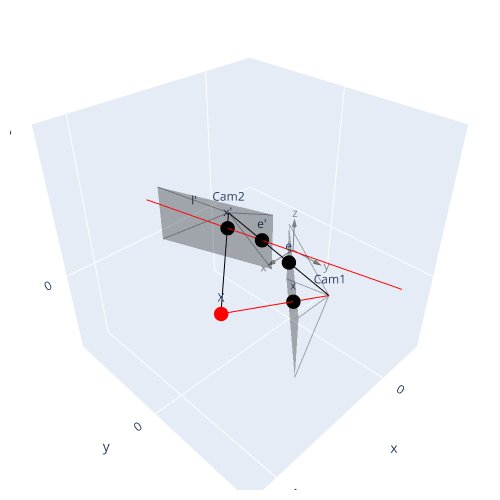

Notebook source saved alongside this figure:
### Markdown cell above
## The fundemental matrix $F$

The epipolar line is the projection in the second image of the ray from $X$ to the center of the first camera.
$$ 
    l^\prime = e^\prime \times x^\prime = [e^\prime]_\times x^\prime
$$
And the fundemental matrix $F$ is a mapping that maps a 2D image point to its corresponding epipolar line on the other image plane.
$$
    F: x \mapsto l^\prime
$$

### Geometric Derivation
The ray: $X(\lambda) = P^+ x + \lambda C$, where $P P^+ = I$. <br>
$X(\lambda=0)=P^+ x$, $X(\lambda = \infty) = C$. <br>
(Note that $P^+ x \neq X$, $P^+ x$ is a random point on the line $\overleftrightarrow{XC}$)

Then, project $P^+ x$ and C onto the second image plane by multiplying $P^\prime$. <br>
The epipolar line $l^\prime$: 
$$
\begin{aligned}
    l^\prime &= P^\prime C \times P^\prime P^+ x \\
    &= [e^\prime]_\times P^\prime P^+ x \\
    &= Fx \\
    \Rightarrow F &= [e^\prime]_\times P^\prime P^+ \\
\end{aligned}
$$ 
Also,  
$$
\begin{aligned}
    l^\prime &= Fx \\
    \Rightarrow x^{\prime T} l^\prime &= 0 \\
    \Rightarrow x^{\prime T} F x &= 0 
\end{aligned}
$$ 

### Summary of fundemental matrix properties
- Point correspondence <br>
$x^\prime F x = 0$

- Epipolar lines <br>
$l^\prime = Fx$ is the epipolar line corresponding to $x$. <br>
$l = F^T x^\prime$ is the epipolar line corresponding to $x^\prime$.

- Epipoles <br>
$Fe = 0$. <br>
$F^T e^\prime = 0$.

- Computation from camera matrices $P$, $P^\prime$ <br>
$F = [e^\prime]_\times P^\prime P^+$, where $e^\prime=P^\prime C$, with $PC=0$.

### Code cell
def find_F(C, P0, P1):
    C = eucl2homo(C)
    return skew(P1 @ C) @ P1 @ np.linalg.pinv(P0)

# given two 2D points, print the line equation
def line_equation(pt1, pt2):
    m = (pt2[1] - pt1[1]) / (pt2[0] - pt1[0])
    k = (pt1[1] * pt2[0] - pt2[1] * pt1[0]) / (pt2[0] - pt1[0])
    print(f'line equation : {m:.2f}x + {k:.2f} = y')

# point size
size = 5

# create two cameras
cameraA = Camera(Ry(np.pi/2)@Rz(-np.pi/2)@Ry(np.pi/4), np.array([2, 3, 1]), "Cam1", show_frame=False)
cameraB = Camera(Ry(np.pi/2)@Rz(-np.pi/2)@Ry(-np.pi/9), np.array([1, -2, 1]), "Cam2", show_frame=False)

# test point 
X = np.array([5, 2, 1.6])

ptX = PointCloud(size=size)
ptX.add_data([X, 'red']) # will not be plotted 
cameraA.capture(ptX)
cameraB.capture(ptX)

F = find_F(cameraA.center, cameraA.P, cameraB.P)

# =========== x -> l ====================
l = F @ eucl2homo(cameraA.image_pts[0])
# =======================================
    
epiline = CameraLine(l, cameraB, color='red')
line1 = Segment(cameraA.center, cameraB.center)
line2 = Segment(cameraA.center, X, 'red')
line3 = Segment(cameraB.center, X)

# epipole and projected point on second image plane 
epipole1 = homo2eucl(cameraA.P @ eucl2homo(cameraB.center))
epipole2 = homo2eucl(cameraB.P @ eucl2homo(cameraA.center))
Xproj1 = homo2eucl(cameraA.P @ eucl2homo(X))
Xproj2 = homo2eucl(cameraB.P @ eucl2homo(X))
pt_epipole1 = CameraPoint(epipole1, cameraA, size=size)
pt_epipole2 = CameraPoint(epipole2, cameraB, size=size)
pt_Xproj1 = CameraPoint(Xproj1, cameraA, size=size)
pt_Xproj2 = CameraPoint(Xproj2, cameraB, size=size)

# verify fundemental matrix properties 

print("Verify fundemental matrix properties")
print("-"*40)
print("point correspondance :", np.allclose(eucl2homo(cameraB.image_pts[0])[None, :] @ F @ eucl2homo(cameraA.image_pts[0]), 0))
print("l\'=Fx :", "demonstrate using the graph.")
print("Fe = 0 and F^T e\' = 0 :", np.allclose(F @ eucl2homo(epipole1), 0), ",", np.allclose(F.T @ eucl2homo(epipole2), 0))
print("-"*40)

# add name tags
text = Text([pt_epipole1.data, pt_epipole2.data, pt_Xproj1.data, pt_Xproj2.data, X, 2*pt_Xproj2.data-pt_epipole2.data], 
            ['e', 'e\'', 'x', 'x\'', 'X', 'l\''])

FIG = Show([cameraA, cameraB, ptX, epiline, line1, line2, line3, pt_epipole1, pt_epipole2, pt_Xproj1, pt_Xproj2, text], world=True)

### Figure 1 — Plotly figure (JSON) as saved in the notebook; plotly's stock layout.template omitted (floating-point values rounded to 4 significant figures)
{"data": [{"line": {"color": "gray"}, "mode": "lines", "showlegend": false, "type": "scatter3d", "x": [0, 1], "y": [0, 0], "z": [0, 0]}, {"colorscale": [[0, "gray"], [1, "gray"]], "showlegend": false, "showscale": false, "sizemode": "scaled", "sizeref": 0.3, "type": "cone", "u": [1], "v": [0], "w": [0], "x": [1], "y": [0], "z": [0]}, {"mode": "text", "showlegend": false, "text": ["x"], "textfont": {"color": "gray"}, "textposition": "middle center", "type": "scatter3d", "x": [1.4], "y": [0], "z": [0]}, {"line": {"color": "gray"}, "mode": "lines", "showlegend": false, "type": "scatter3d", "x": [0, 0], "y": [0, 1], "z": [0, 0]}, {"colorscale": [[0, "gray"], [1, "gray"]], "showlegend": false, "showscale": false, "sizemode": "scaled", "sizeref": 0.3, "type": "cone", "u": [0], "v": [1], "w": [0], "x": [0], "y": [1], "z": [0]}, {"mode": "text", "showlegend": false, "text": ["y"], "textfont": {"color": "gray"}, "textposition": "middle center", "type": "scatter3d", "x": [0], "y": [1.4], "z": [0]}, {"line": {"color": "gray"}, "mode": "lines", "showlegend": false, "type": "scatter3d", "x": [0, 0], "y": [0, 0], "z": [0, 1]}, {"colorscale": [[0, "gray"], [1, "gray"]], "showlegend": false, "showscale": false, "sizemode": "scaled", "sizeref": 0.3, "type": "cone", "u": [0], "v": [0], "w": [1], "x": [0], "y": [0], "z": [1]}, {"mode": "text", "showlegend": false, "text": ["z"], "textfont": {"color": "gray"}, "textposition": "middle center", "type": "scatter3d", "x": [0], "y": [0], "z": [1.4]}, {"color": "black", "i": [0, 0], "j": [1, 2], "k": [2, 3], "opacity": 0.3, "type": "mesh3d", "x": [4.121, 1.293, 1.293, 4.121], "y": [3.707, 0.8787, 0.8787, 3.707], "z": [2, 2.0, -2.22e-16, 2.22e-16]}, {"line": {"color": "black"}, "mode": "lines", "opacity": 0.3, "showlegend": false, "type": "scatter3d", "x": [2, 4.121], "y": [3, 3.707], "z": [1, 2]}, {"line": {"color": "black"}, "mode": "lines", "opacity": 0.3, "showlegend": false, "type": "scatter3d", "x": [2, 1.293], "y": [3, 0.8787], "z": [1, 2.0]}, {"line": {"color": "black"}, "mode": "lines", "opacity": 0.3, "showlegend": false, "type": "scatter3d", "x": [2, 1.293], "y": [3, 0.8787], "z": [1, -2.22e-16]}, {"line": {"color": "black"}, "mode": "lines", "opacity": 0.3, "showlegend": false, "type": "scatter3d", "x": [2, 4.121], "y": [3, 3.707], "z": [1, 2.22e-16]}, {"marker": {"color": "black", "opacity": 1, "size": 2}, "mode": "text", "showlegend": false, "text": ["Cam1"], "type": "scatter3d", "x": [2], "y": [3], "z": [1]}, {"color": "black", "i": [0, 0], "j": [1, 2], "k": [2, 3], "opacity": 0.3, "type": "mesh3d", "x": [1.256, 2.624, 2.624, 1.256], "y": [0.2214, -3.537, -3.537, 0.2214], "z": [2, 2, -1.11e-16, 0]}, {"line": {"color": "black"}, "mode": "lines", "opacity": 0.3, "showlegend": false, "type": "scatter3d", "x": [1, 1.256], "y": [-2, 0.2214], "z": [1, 2]}, {"line": {"color": "black"}, "mode": "lines", "opacity": 0.3, "showlegend": false, "type": "scatter3d", "x": [1, 2.624], "y": [-2, -3.537], "z": [1, 2]}, {"line": {"color": "black"}, "mode": "lines", "opacity": 0.3, "showlegend": false, "type": "scatter3d", "x": [1, 2.624], "y": [-2, -3.537], "z": [1, -1.11e-16]}, {"line": {"color": "black"}, "mode": "lines", "opacity": 0.3, "showlegend": false, "type": "scatter3d", "x": [1, 1.256], "y": [-2, 0.2214], "z": [1, 0]}, {"marker": {"color": "black", "opacity": 1, "size": 2}, "mode": "text", "showlegend": false, "text": ["Cam2"], "type": "scatter3d", "x": [1], "y": [-2], "z": [1]}, {"marker": {"color": "red", "opacity": 1, "size": 5}, "mode": "markers", "showlegend": false, "type": "scatter3d", "x": [5], "y": [2], "z": [1.6]}, {"line": {"color": "red"}, "mode": "lines", "opacity": 1, "showlegend": false, "type": "scatter3d", "x": [11.63, -5.551], "y": [-28.27, 18.92], "z": [3.978, -1.013]}, {"line": {"color": "black"}, "mode": "lines", "opacity": 1, "showlegend": false, "type": "scatter3d", "x": [2, 1], "y": [3, -2], "z": [1, 1]}, {"line": {"color": "red"}, "mode": "lines", "opacity": 1, "showlegend": false, "type": "scatter3d", "x": [2, 5], "y": [3, 2], "z": [1, 1.6]}, {"line": {"color": "black"}, "mode": "lines", "opacity": 1, "showlegend": false, "type": "scatter3d", "x": [1, 5], "y": [-2, 2], "z": [1, 1.6]}, {"marker": {"color": "black", "size": 5}, "mode": "markers", "showlegend": false, "type": "scatter3d", "x": [1.646], "y": [1.232], "z": [1]}, {"marker": {"color": "black", "size": 5}, "mode": "markers", "showlegend": false, "type": "scatter3d", "x": [1.377], "y": [-0.1131], "z": [1.0]}, {"marker": {"color": "black", "size": 5}, "mode": "markers", "showlegend": false, "type": "scatter3d", "x": [3.061], "y": [2.646], "z": [1.212]}, {"marker": {"color": "black", "size": 5}, "mode": "markers", "showlegend": false, "type": "scatter3d", "x": [1.78], "y": [-1.22], "z": [1.117]}, {"marker": {"color": "black", "opacity": 1, "size": 2}, "mode": "text", "showlegend": false, "text": ["e"], "type": "scatter3d", "x": [1.646], "y": [1.232], "z": [1]}, {"marker": {"color": "black", "opacity": 1, "size": 2}, "mode": "text", "showlegend": false, "text": ["e'"], "type": "scatter3d", "x": [1.377], "y": [-0.1131], "z": [1.0]}, {"marker": {"color": "black", "opacity": 1, "size": 2}, "mode": "text", "showlegend": false, "text": ["x"], "type": "scatter3d", "x": [3.061], "y": [2.646], "z": [1.212]}, {"marker": {"color": "black", "opacity": 1, "size": 2}, "mode": "text", "showlegend": false, "text": ["x'"], "type": "scatter3d", "x": [1.78], "y": [-1.22], "z": [1.117]}, {"marker": {"color": "black", "opacity": 1, "size": 2}, "mode": "text", "showlegend": false, "text": ["X"], "type": "scatter3d", "x": [5], "y": [2], "z": [1.6]}, {"marker": {"color": "black", "opacity": 1, "size": 2}, "mode": "text", "showlegend": false, "text": ["l'"], "type": "scatter3d", "x": [2.183], "y": [-2.327], "z": [1.234]}], "layout": {"height": 500, "margin": {"b": 10, "l": 10, "r": 10, "t": 10}, "scene": {"aspectratio": {"x": 1, "y": 1, "z": 1}, "xaxis": {"nticks": 4, "range": [-2, 6]}, "yaxis": {"nticks": 4, "range": [-4, 4]}, "zaxis": {"nticks": 4, "range": [-3, 5]}}, "width": 500}}
